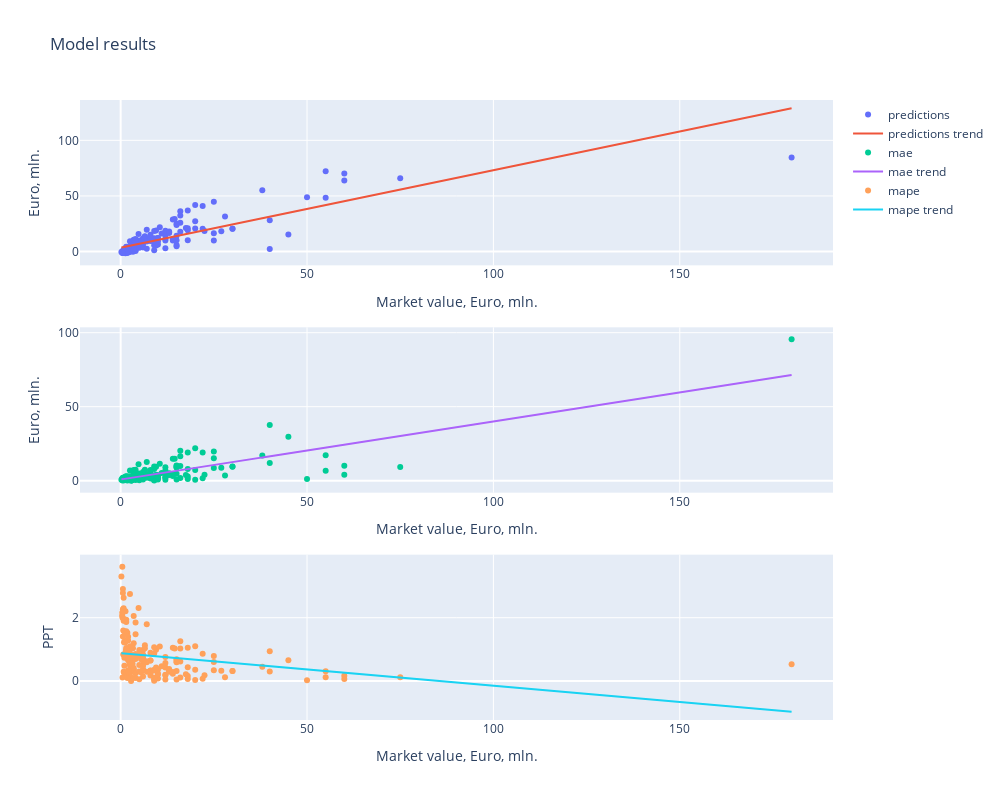
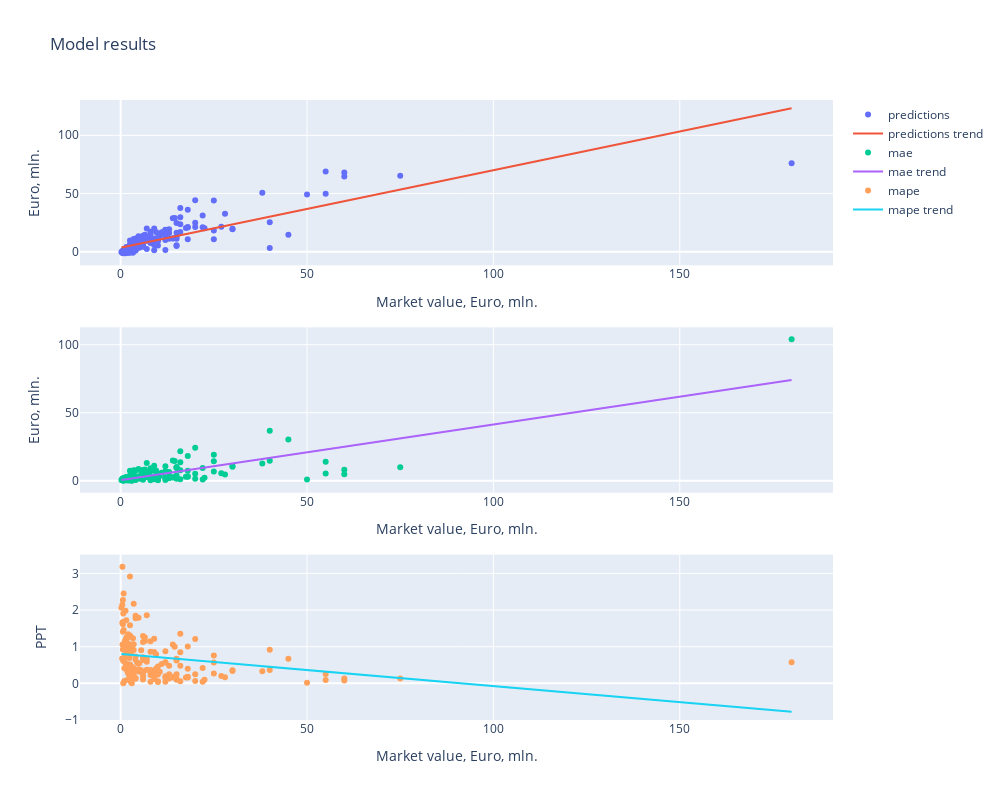
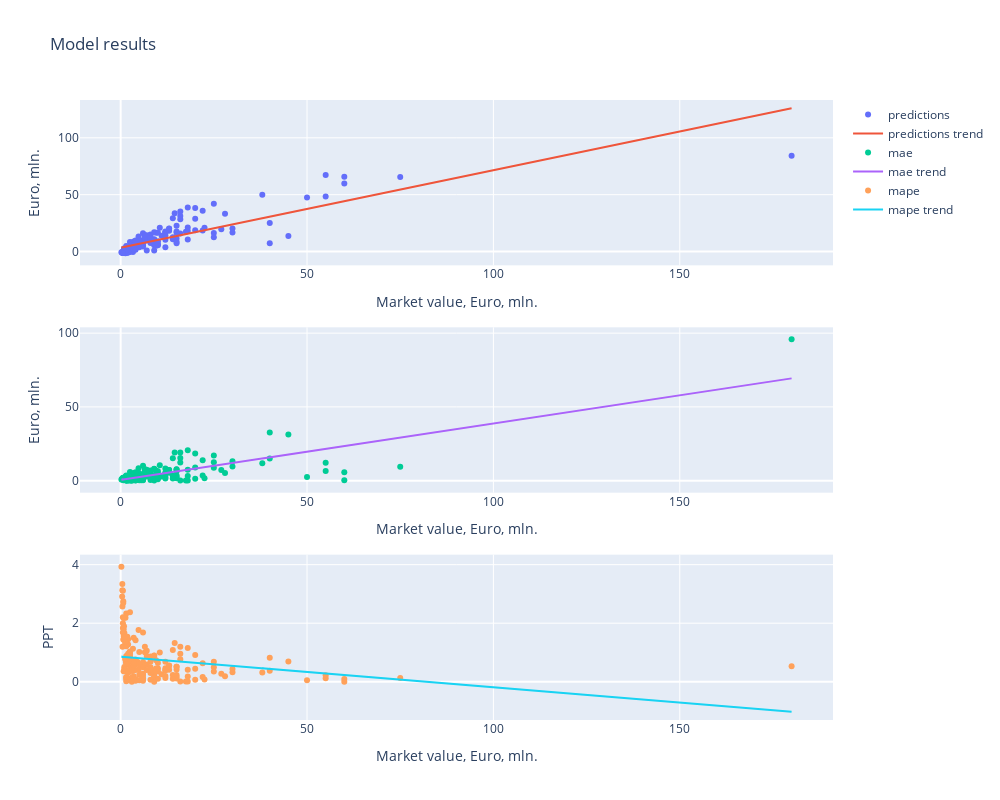
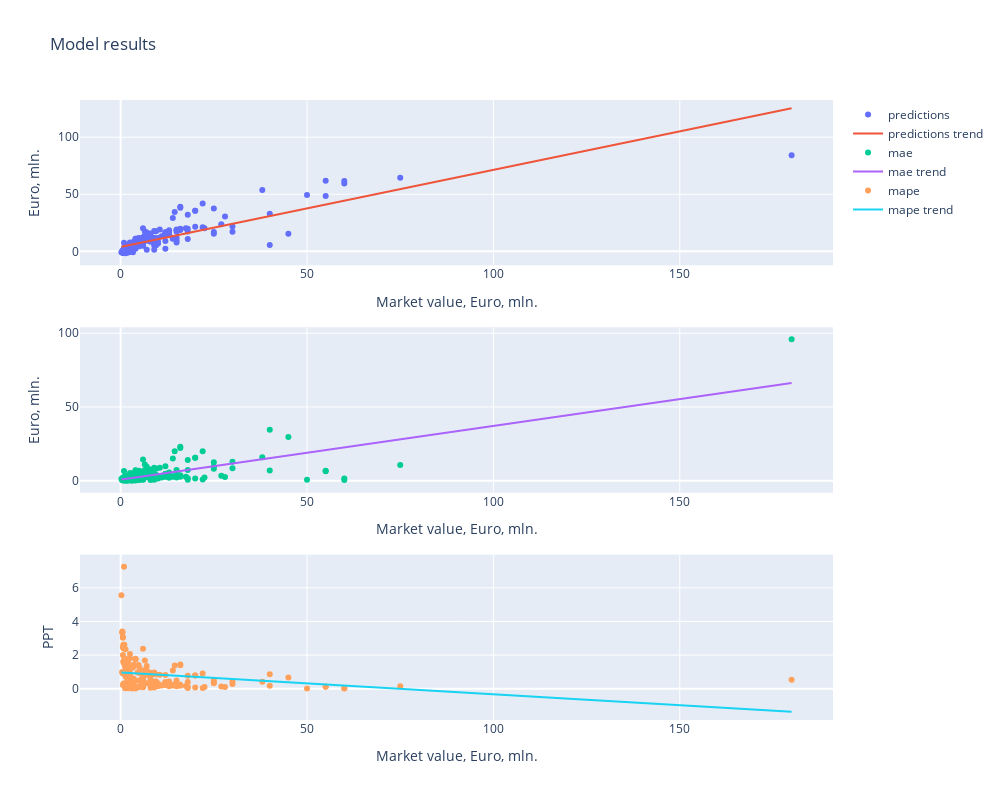

Notebook source saved alongside these figures, in order:
### Code cell
for _, features in feature_sets.items():
    pipeline(pos='ATT', features=features, full_feature_set=True)

### Figure 1 — Plotly figure (JSON) as saved in the notebook; plotly's stock layout.template omitted (floating-point values rounded to 4 significant figures; data arrays with more than 128 entries replaced by an {"elided": "..."} marker saying what was removed)
{"data": [{"mode": "markers", "name": "predictions", "type": "scatter", "x": {"elided": "180 float values"}, "xaxis": "x", "y": {"elided": "180 float values"}, "yaxis": "y"}, {"mode": "lines", "name": "predictions trend", "type": "scatter", "x": {"elided": "180 float values"}, "xaxis": "x", "y": {"elided": "180 float values"}, "yaxis": "y"}, {"mode": "markers", "name": "mae", "type": "scatter", "x": {"elided": "180 float values"}, "xaxis": "x2", "y": {"elided": "180 float values"}, "yaxis": "y2"}, {"mode": "lines", "name": "mae trend", "type": "scatter", "x": {"elided": "180 float values"}, "xaxis": "x2", "y": {"elided": "180 float values"}, "yaxis": "y2"}, {"mode": "markers", "name": "mape", "type": "scatter", "x": {"elided": "180 float values"}, "xaxis": "x3", "y": {"elided": "180 float values"}, "yaxis": "y3"}, {"mode": "lines", "name": "mape trend", "type": "scatter", "x": {"elided": "180 float values"}, "xaxis": "x3", "y": {"elided": "180 float values"}, "yaxis": "y3"}], "layout": {"height": 800, "title": {"text": "Model results"}, "width": 1000, "xaxis": {"anchor": "y", "domain": [0, 1], "title": {"text": "Market value, Euro, mln."}}, "xaxis2": {"anchor": "y2", "domain": [0, 1], "title": {"text": "Market value, Euro, mln."}}, "xaxis3": {"anchor": "y3", "domain": [0, 1], "title": {"text": "Market value, Euro, mln."}}, "yaxis": {"anchor": "x", "domain": [0.7333, 1], "title": {"text": "Euro, mln."}}, "yaxis2": {"anchor": "x2", "domain": [0.3667, 0.6333], "title": {"text": "Euro, mln."}}, "yaxis3": {"anchor": "x3", "domain": [0, 0.2667], "title": {"text": "PPT"}}}}

### Figure 2 — Plotly figure (JSON) as saved in the notebook; plotly's stock layout.template omitted (floating-point values rounded to 4 significant figures; data arrays with more than 128 entries replaced by an {"elided": "..."} marker saying what was removed)
{"data": [{"mode": "markers", "name": "predictions", "type": "scatter", "x": {"elided": "180 float values"}, "xaxis": "x", "y": {"elided": "180 float values"}, "yaxis": "y"}, {"mode": "lines", "name": "predictions trend", "type": "scatter", "x": {"elided": "180 float values"}, "xaxis": "x", "y": {"elided": "180 float values"}, "yaxis": "y"}, {"mode": "markers", "name": "mae", "type": "scatter", "x": {"elided": "180 float values"}, "xaxis": "x2", "y": {"elided": "180 float values"}, "yaxis": "y2"}, {"mode": "lines", "name": "mae trend", "type": "scatter", "x": {"elided": "180 float values"}, "xaxis": "x2", "y": {"elided": "180 float values"}, "yaxis": "y2"}, {"mode": "markers", "name": "mape", "type": "scatter", "x": {"elided": "180 float values"}, "xaxis": "x3", "y": {"elided": "180 float values"}, "yaxis": "y3"}, {"mode": "lines", "name": "mape trend", "type": "scatter", "x": {"elided": "180 float values"}, "xaxis": "x3", "y": {"elided": "180 float values"}, "yaxis": "y3"}], "layout": {"height": 800, "title": {"text": "Model results"}, "width": 1000, "xaxis": {"anchor": "y", "domain": [0, 1], "title": {"text": "Market value, Euro, mln."}}, "xaxis2": {"anchor": "y2", "domain": [0, 1], "title": {"text": "Market value, Euro, mln."}}, "xaxis3": {"anchor": "y3", "domain": [0, 1], "title": {"text": "Market value, Euro, mln."}}, "yaxis": {"anchor": "x", "domain": [0.7333, 1], "title": {"text": "Euro, mln."}}, "yaxis2": {"anchor": "x2", "domain": [0.3667, 0.6333], "title": {"text": "Euro, mln."}}, "yaxis3": {"anchor": "x3", "domain": [0, 0.2667], "title": {"text": "PPT"}}}}

### Figure 3 — Plotly figure (JSON) as saved in the notebook; plotly's stock layout.template omitted (floating-point values rounded to 4 significant figures; data arrays with more than 128 entries replaced by an {"elided": "..."} marker saying what was removed)
{"data": [{"mode": "markers", "name": "predictions", "type": "scatter", "x": {"elided": "180 float values"}, "xaxis": "x", "y": {"elided": "180 float values"}, "yaxis": "y"}, {"mode": "lines", "name": "predictions trend", "type": "scatter", "x": {"elided": "180 float values"}, "xaxis": "x", "y": {"elided": "180 float values"}, "yaxis": "y"}, {"mode": "markers", "name": "mae", "type": "scatter", "x": {"elided": "180 float values"}, "xaxis": "x2", "y": {"elided": "180 float values"}, "yaxis": "y2"}, {"mode": "lines", "name": "mae trend", "type": "scatter", "x": {"elided": "180 float values"}, "xaxis": "x2", "y": {"elided": "180 float values"}, "yaxis": "y2"}, {"mode": "markers", "name": "mape", "type": "scatter", "x": {"elided": "180 float values"}, "xaxis": "x3", "y": {"elided": "180 float values"}, "yaxis": "y3"}, {"mode": "lines", "name": "mape trend", "type": "scatter", "x": {"elided": "180 float values"}, "xaxis": "x3", "y": {"elided": "180 float values"}, "yaxis": "y3"}], "layout": {"height": 800, "title": {"text": "Model results"}, "width": 1000, "xaxis": {"anchor": "y", "domain": [0, 1], "title": {"text": "Market value, Euro, mln."}}, "xaxis2": {"anchor": "y2", "domain": [0, 1], "title": {"text": "Market value, Euro, mln."}}, "xaxis3": {"anchor": "y3", "domain": [0, 1], "title": {"text": "Market value, Euro, mln."}}, "yaxis": {"anchor": "x", "domain": [0.7333, 1], "title": {"text": "Euro, mln."}}, "yaxis2": {"anchor": "x2", "domain": [0.3667, 0.6333], "title": {"text": "Euro, mln."}}, "yaxis3": {"anchor": "x3", "domain": [0, 0.2667], "title": {"text": "PPT"}}}}

### Figure 4 — Plotly figure (JSON) as saved in the notebook; plotly's stock layout.template omitted (floating-point values rounded to 4 significant figures; data arrays with more than 128 entries replaced by an {"elided": "..."} marker saying what was removed)
{"data": [{"mode": "markers", "name": "predictions", "type": "scatter", "x": {"elided": "180 float values"}, "xaxis": "x", "y": {"elided": "180 float values"}, "yaxis": "y"}, {"mode": "lines", "name": "predictions trend", "type": "scatter", "x": {"elided": "180 float values"}, "xaxis": "x", "y": {"elided": "180 float values"}, "yaxis": "y"}, {"mode": "markers", "name": "mae", "type": "scatter", "x": {"elided": "180 float values"}, "xaxis": "x2", "y": {"elided": "180 float values"}, "yaxis": "y2"}, {"mode": "lines", "name": "mae trend", "type": "scatter", "x": {"elided": "180 float values"}, "xaxis": "x2", "y": {"elided": "180 float values"}, "yaxis": "y2"}, {"mode": "markers", "name": "mape", "type": "scatter", "x": {"elided": "180 float values"}, "xaxis": "x3", "y": {"elided": "180 float values"}, "yaxis": "y3"}, {"mode": "lines", "name": "mape trend", "type": "scatter", "x": {"elided": "180 float values"}, "xaxis": "x3", "y": {"elided": "180 float values"}, "yaxis": "y3"}], "layout": {"height": 800, "title": {"text": "Model results"}, "width": 1000, "xaxis": {"anchor": "y", "domain": [0, 1], "title": {"text": "Market value, Euro, mln."}}, "xaxis2": {"anchor": "y2", "domain": [0, 1], "title": {"text": "Market value, Euro, mln."}}, "xaxis3": {"anchor": "y3", "domain": [0, 1], "title": {"text": "Market value, Euro, mln."}}, "yaxis": {"anchor": "x", "domain": [0.7333, 1], "title": {"text": "Euro, mln."}}, "yaxis2": {"anchor": "x2", "domain": [0.3667, 0.6333], "title": {"text": "Euro, mln."}}, "yaxis3": {"anchor": "x3", "domain": [0, 0.2667], "title": {"text": "PPT"}}}}
